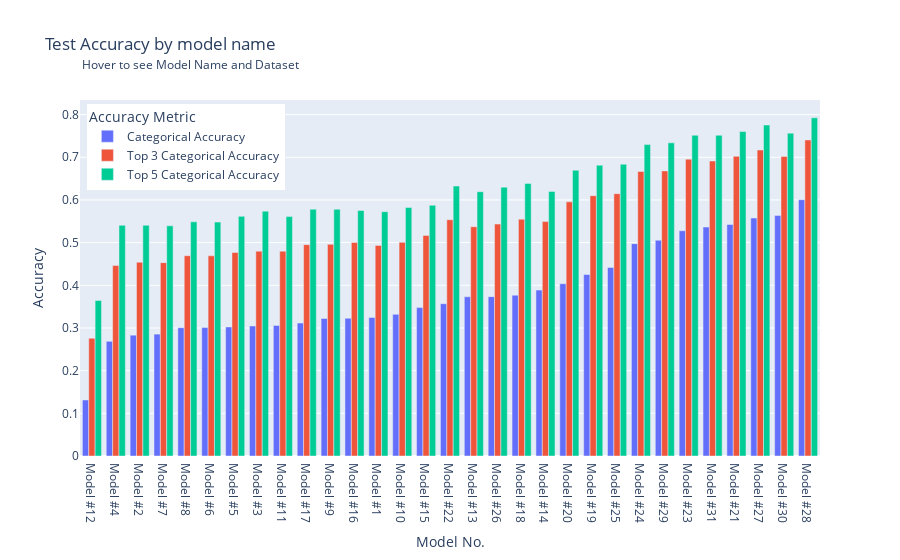

Source (notebook cell):
### Code cell
# accuracy plot with plotly for dashboard
fig = px.bar(df_plot.sort_values('Accuracy'), x='Model No.', 
             y='Accuracy', color='Accuracy Metric', 
             barmode='group',
             hover_name='Model No.',
             hover_data=['Model Name', 'Data'],
             title='Test Accuracy by model name')

fig.update_layout(
    legend=dict(
        yanchor="top",
        y=0.99,
        xanchor="left",
        x=0.01
    ),
    annotations = [
        dict(xref='paper',
             yref='paper',
             x=0, y=1.13,
             showarrow=False,
             text ='Hover to see Model Name and Dataset'
        )
    ]
)

### Figure 1 — Plotly figure (JSON) as saved in the notebook; plotly's stock layout.template omitted (floating-point values rounded to 4 significant figures)
{"data": [{"alignmentgroup": "True", "customdata": [["cnn1_audin_l2reg_4", "kaggle_10sec_wav"], ["cnn1_audin_nmel_dcbl_2", "kaggle_10sec_wav"], ["cnn1_audin_nmel_2", "kaggle_10sec_wav"], ["cnn1_audin_freq_1", "kaggle_10sec_wav"], ["cnn1_audin_freq_2", "kaggle_10sec_wav"], ["cnn1_audin_nffthl_2", "kaggle_10sec_wav"], ["cnn1_audin_nffthl_1", "kaggle_10sec_wav"], ["cnn1_audin_nmel_dcbl_1", "kaggle_10sec_wav"], ["cnn1_audin_l2reg_3", "kaggle_10sec_wav"], ["milsed_3block_dense", "kaggle_10sec_wav"], ["cnn1_audin_l2reg_1", "kaggle_10sec_wav"], ["cnn1_audin_drp_4", "kaggle_10sec_wav"], ["cnn1_audin_nmel_1", "kaggle_10sec_wav"], ["cnn1_audin_l2reg_2", "kaggle_10sec_wav"], ["cnn1_audin_drp_3", "kaggle_10sec_wav"], ["milsed_8block_dense", "kaggle_10sec_wav"], ["cnn1_audin_drp_1", "kaggle_10sec_wav"], ["milsed_7block_dense_drp_4", "kaggle_10sec_wav"], ["milsed_4block_dense", "kaggle_10sec_wav"], ["cnn1_audin_drp_2", "kaggle_10sec_wav"], ["milsed_5block_dense", "kaggle_10sec_wav"], ["milsed_6block_dense", "kaggle_10sec_wav"], ["milsed_7block_dense_drp_3", "kaggle_10sec_wav"], ["milsed_7block_dense_drp_2", "kaggle_10sec_wav"], ["milsed_7block_dense", "kaggle_full_length_npy_aug_pitch"], ["milsed_7block_dense_drp_1", "kaggle_10sec_wav"], ["milsed_7block_dense", "kaggle_full_length_npy_aug_pitch_stretch"], ["milsed_7block_dense", "kaggle_10sec_wav"], ["milsed_7block_dense", "all_10sec_wav"], ["milsed_7block_dense", "kaggle_full_length_npy_aug_stretch"], ["milsed_7block_dense", "kaggle_full_length_npy_aug"]], "hovertemplate": "<b>%{hovertext}</b><br><br>Accuracy Metric=Categorical Accuracy<br>Model No.=%{x}<br>Accuracy=%{y}<br>Model Name=%{customdata[0]}<br>Data=%{customdata[1]}<extra></extra>", "hovertext": ["Model #12", "Model #4", "Model #2", "Model #7", "Model #8", "Model #6", "Model #5", "Model #3", "Model #11", "Model #17", "Model #9", "Model #16", "Model #1", "Model #10", "Model #15", "Model #22", "Model #13", "Model #26", "Model #18", "Model #14", "Model #20", "Model #19", "Model #25", "Model #24", "Model #29", "Model #23", "Model #31", "Model #21", "Model #27", "Model #30", "Model #28"], "legendgroup": "Categorical Accuracy", "marker": {"color": "#636efa"}, "name": "Categorical Accuracy", "offsetgroup": "Categorical Accuracy", "orientation": "v", "showlegend": true, "textposition": "auto", "type": "bar", "x": ["Model #12", "Model #4", "Model #2", "Model #7", "Model #8", "Model #6", "Model #5", "Model #3", "Model #11", "Model #17", "Model #9", "Model #16", "Model #1", "Model #10", "Model #15", "Model #22", "Model #13", "Model #26", "Model #18", "Model #14", "Model #20", "Model #19", "Model #25", "Model #24", "Model #29", "Model #23", "Model #31", "Model #21", "Model #27", "Model #30", "Model #28"], "xaxis": "x", "y": [0.1312, 0.2688, 0.2831, 0.2856, 0.3006, 0.3009, 0.3025, 0.3047, 0.3059, 0.3116, 0.3222, 0.3228, 0.3244, 0.3319, 0.3478, 0.3569, 0.3731, 0.3734, 0.3769, 0.3887, 0.4038, 0.4253, 0.4419, 0.4975, 0.5056, 0.5278, 0.5366, 0.5425, 0.5577, 0.5634, 0.6006], "yaxis": "y"}, {"alignmentgroup": "True", "customdata": [["cnn1_audin_l2reg_4", "kaggle_10sec_wav"], ["cnn1_audin_nmel_dcbl_2", "kaggle_10sec_wav"], ["cnn1_audin_freq_1", "kaggle_10sec_wav"], ["cnn1_audin_nmel_2", "kaggle_10sec_wav"], ["cnn1_audin_nffthl_2", "kaggle_10sec_wav"], ["cnn1_audin_freq_2", "kaggle_10sec_wav"], ["cnn1_audin_nffthl_1", "kaggle_10sec_wav"], ["cnn1_audin_l2reg_3", "kaggle_10sec_wav"], ["cnn1_audin_nmel_dcbl_1", "kaggle_10sec_wav"], ["cnn1_audin_nmel_1", "kaggle_10sec_wav"], ["milsed_3block_dense", "kaggle_10sec_wav"], ["cnn1_audin_l2reg_1", "kaggle_10sec_wav"], ["cnn1_audin_drp_4", "kaggle_10sec_wav"], ["cnn1_audin_l2reg_2", "kaggle_10sec_wav"], ["cnn1_audin_drp_3", "kaggle_10sec_wav"], ["cnn1_audin_drp_1", "kaggle_10sec_wav"], ["milsed_7block_dense_drp_4", "kaggle_10sec_wav"], ["cnn1_audin_drp_2", "kaggle_10sec_wav"], ["milsed_8block_dense", "kaggle_10sec_wav"], ["milsed_4block_dense", "kaggle_10sec_wav"], ["milsed_5block_dense", "kaggle_10sec_wav"], ["milsed_6block_dense", "kaggle_10sec_wav"], ["milsed_7block_dense_drp_3", "kaggle_10sec_wav"], ["milsed_7block_dense_drp_2", "kaggle_10sec_wav"], ["milsed_7block_dense", "kaggle_full_length_npy_aug_pitch"], ["milsed_7block_dense", "kaggle_full_length_npy_aug_pitch_stretch"], ["milsed_7block_dense_drp_1", "kaggle_10sec_wav"], ["milsed_7block_dense", "kaggle_full_length_npy_aug_stretch"], ["milsed_7block_dense", "kaggle_10sec_wav"], ["milsed_7block_dense", "all_10sec_wav"], ["milsed_7block_dense", "kaggle_full_length_npy_aug"]], "hovertemplate": "<b>%{hovertext}</b><br><br>Accuracy Metric=Top 3 Categorical Accuracy<br>Model No.=%{x}<br>Accuracy=%{y}<br>Model Name=%{customdata[0]}<br>Data=%{customdata[1]}<extra></extra>", "hovertext": ["Model #12", "Model #4", "Model #7", "Model #2", "Model #6", "Model #8", "Model #5", "Model #11", "Model #3", "Model #1", "Model #17", "Model #9", "Model #16", "Model #10", "Model #15", "Model #13", "Model #26", "Model #14", "Model #22", "Model #18", "Model #20", "Model #19", "Model #25", "Model #24", "Model #29", "Model #31", "Model #23", "Model #30", "Model #21", "Model #27", "Model #28"], "legendgroup": "Top 3 Categorical Accuracy", "marker": {"color": "#EF553B"}, "name": "Top 3 Categorical Accuracy", "offsetgroup": "Top 3 Categorical Accuracy", "orientation": "v", "showlegend": true, "textposition": "auto", "type": "bar", "x": ["Model #12", "Model #4", "Model #7", "Model #2", "Model #6", "Model #8", "Model #5", "Model #11", "Model #3", "Model #1", "Model #17", "Model #9", "Model #16", "Model #10", "Model #15", "Model #13", "Model #26", "Model #14", "Model #22", "Model #18", "Model #20", "Model #19", "Model #25", "Model #24", "Model #29", "Model #31", "Model #23", "Model #30", "Model #21", "Model #27", "Model #28"], "xaxis": "x", "y": [0.2759, 0.4462, 0.4531, 0.4541, 0.4691, 0.4694, 0.4769, 0.48, 0.48, 0.4934, 0.4953, 0.4959, 0.5003, 0.5006, 0.5169, 0.5372, 0.5434, 0.5494, 0.5537, 0.555, 0.5956, 0.61, 0.6147, 0.6669, 0.6681, 0.6913, 0.6956, 0.7019, 0.7022, 0.7171, 0.7406], "yaxis": "y"}, {"alignmentgroup": "True", "customdata": [["cnn1_audin_l2reg_4", "kaggle_10sec_wav"], ["cnn1_audin_freq_1", "kaggle_10sec_wav"], ["cnn1_audin_nmel_2", "kaggle_10sec_wav"], ["cnn1_audin_nmel_dcbl_2", "kaggle_10sec_wav"], ["cnn1_audin_nffthl_2", "kaggle_10sec_wav"], ["cnn1_audin_freq_2", "kaggle_10sec_wav"], ["cnn1_audin_l2reg_3", "kaggle_10sec_wav"], ["cnn1_audin_nffthl_1", "kaggle_10sec_wav"], ["cnn1_audin_nmel_1", "kaggle_10sec_wav"], ["cnn1_audin_nmel_dcbl_1", "kaggle_10sec_wav"], ["cnn1_audin_drp_4", "kaggle_10sec_wav"], ["cnn1_audin_l2reg_1", "kaggle_10sec_wav"], ["milsed_3block_dense", "kaggle_10sec_wav"], ["cnn1_audin_l2reg_2", "kaggle_10sec_wav"], ["cnn1_audin_drp_3", "kaggle_10sec_wav"], ["cnn1_audin_drp_1", "kaggle_10sec_wav"], ["cnn1_audin_drp_2", "kaggle_10sec_wav"], ["milsed_7block_dense_drp_4", "kaggle_10sec_wav"], ["milsed_8block_dense", "kaggle_10sec_wav"], ["milsed_4block_dense", "kaggle_10sec_wav"], ["milsed_5block_dense", "kaggle_10sec_wav"], ["milsed_6block_dense", "kaggle_10sec_wav"], ["milsed_7block_dense_drp_3", "kaggle_10sec_wav"], ["milsed_7block_dense_drp_2", "kaggle_10sec_wav"], ["milsed_7block_dense", "kaggle_full_length_npy_aug_pitch"], ["milsed_7block_dense_drp_1", "kaggle_10sec_wav"], ["milsed_7block_dense", "kaggle_full_length_npy_aug_pitch_stretch"], ["milsed_7block_dense", "kaggle_full_length_npy_aug_stretch"], ["milsed_7block_dense", "kaggle_10sec_wav"], ["milsed_7block_dense", "all_10sec_wav"], ["milsed_7block_dense", "kaggle_full_length_npy_aug"]], "hovertemplate": "<b>%{hovertext}</b><br><br>Accuracy Metric=Top 5 Categorical Accuracy<br>Model No.=%{x}<br>Accuracy=%{y}<br>Model Name=%{customdata[0]}<br>Data=%{customdata[1]}<extra></extra>", "hovertext": ["Model #12", "Model #7", "Model #2", "Model #4", "Model #6", "Model #8", "Model #11", "Model #5", "Model #1", "Model #3", "Model #16", "Model #9", "Model #17", "Model #10", "Model #15", "Model #13", "Model #14", "Model #26", "Model #22", "Model #18", "Model #20", "Model #19", "Model #25", "Model #24", "Model #29", "Model #23", "Model #31", "Model #30", "Model #21", "Model #27", "Model #28"], "legendgroup": "Top 5 Categorical Accuracy", "marker": {"color": "#00cc96"}, "name": "Top 5 Categorical Accuracy", "offsetgroup": "Top 5 Categorical Accuracy", "orientation": "v", "showlegend": true, "textposition": "auto", "type": "bar", "x": ["Model #12", "Model #7", "Model #2", "Model #4", "Model #6", "Model #8", "Model #11", "Model #5", "Model #1", "Model #3", "Model #16", "Model #9", "Model #17", "Model #10", "Model #15", "Model #13", "Model #14", "Model #26", "Model #22", "Model #18", "Model #20", "Model #19", "Model #25", "Model #24", "Model #29", "Model #23", "Model #31", "Model #30", "Model #21", "Model #27", "Model #28"], "xaxis": "x", "y": [0.3644, 0.5394, 0.5406, 0.5406, 0.5481, 0.5487, 0.5609, 0.5616, 0.5725, 0.5738, 0.5753, 0.5781, 0.5784, 0.5822, 0.5875, 0.6194, 0.62, 0.63, 0.6325, 0.6388, 0.6697, 0.6816, 0.6837, 0.7297, 0.7337, 0.7516, 0.7516, 0.7566, 0.7603, 0.7756, 0.7925], "yaxis": "y"}], "layout": {"annotations": [{"showarrow": false, "text": "Hover to see Model Name and Dataset", "x": 0, "xref": "paper", "y": 1.13, "yref": "paper"}], "barmode": "group", "legend": {"title": {"text": "Accuracy Metric"}, "tracegroupgap": 0, "x": 0.01, "xanchor": "left", "y": 0.99, "yanchor": "top"}, "title": {"text": "Test Accuracy by model name"}, "xaxis": {"anchor": "y", "domain": [0, 1], "title": {"text": "Model No."}}, "yaxis": {"anchor": "x", "domain": [0, 1], "title": {"text": "Accuracy"}}}}
